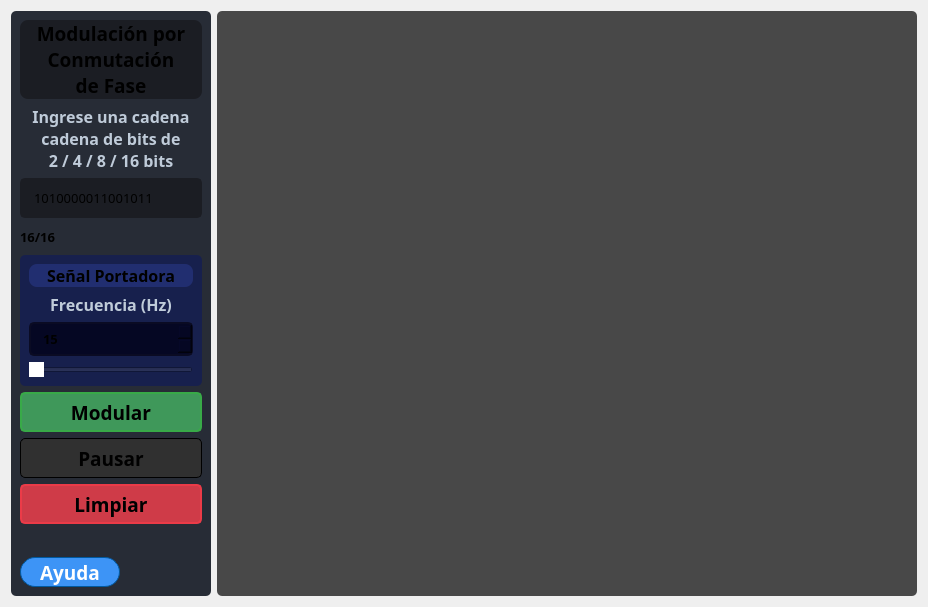
                  <widget class="QWidget" name="page_psk">
                   <layout class="QHBoxLayout" name="horizontalLayout_16">
                    <item>
                     <widget class="QFrame" name="frame_11">
                      <property name="minimumSize">
                       <size>
                        <width>200</width>
                        <height>0</height>
                       </size>
                      </property>
                      <property name="maximumSize">
                       <size>
                        <width>300</width>
                        <height>16777215</height>
                       </size>
                      </property>
                      <property name="styleSheet">
                       <string notr="true">background-color: rgb(39, 44, 54);
border-radius: 5px;</string>
                      </property>
                      <property name="frameShape">
                       <enum>QFrame::StyledPanel</enum>
                      </property>
                      <property name="frameShadow">
                       <enum>QFrame::Raised</enum>
                      </property>
                      <layout class="QVBoxLayout" name="verticalLayout_21">
                       <item>
                        <layout class="QGridLayout" name="gridLayout_5">
                         <item row="5" column="0">
                          <widget class="QFrame" name="frame_12">
                           <property name="maximumSize">
                            <size>
                             <width>16777215</width>
                             <height>150</height>
                            </size>
                           </property>
                           <property name="styleSheet">
                            <string notr="true">background-color: rgb(23, 32, 77);
border-radius: 5px;</string>
                           </property>
                           <property name="frameShape">
                            <enum>QFrame::StyledPanel</enum>
                           </property>
                           <property name="frameShadow">
                            <enum>QFrame::Raised</enum>
                           </property>
                           <layout class="QVBoxLayout" name="verticalLayout_22">
                            <item>
                             <widget class="QLabel" name="label_top_info_8">
                              <property name="minimumSize">
                               <size>
                                <width>0</width>
                                <height>10</height>
                               </size>
                              </property>
                              <property name="maximumSize">
                               <size>
                                <width>16777215</width>
                                <height>25</height>
                               </size>
                              </property>
                              <property name="font">
                               <font>
                                <family>Satoshi Black</family>
                                <pointsize>12</pointsize>
                                <weight>75</weight>
                                <bold>true</bold>
                               </font>
                              </property>
                              <property name="styleSheet">
                               <string notr="true">QLabel{
	background-color: rgb(33, 46, 112);
	border: 0px solid ;
	border-radius: 8px;
}</string>
                              </property>
                              <property name="text">
                               <string>Señal Portadora</string>
                              </property>
                              <property name="alignment">
                               <set>Qt::AlignCenter</set>
                              </property>
                             </widget>
                            </item>
                            <item>
                             <widget class="QLabel" name="label_top_info_14">
                              <property name="minimumSize">
                               <size>
                                <width>0</width>
                                <height>20</height>
                               </size>
                              </property>
                              <property name="maximumSize">
                               <size>
                                <width>16777215</width>
                                <height>30</height>
                               </size>
                              </property>
                              <property name="font">
                               <font>
                                <family>Satoshi</family>
                                <pointsize>12</pointsize>
                                <weight>75</weight>
                                <bold>true</bold>
                               </font>
                              </property>
                              <property name="styleSheet">
                               <string notr="true">color: rgb(191, 203, 217)</string>
                              </property>
                              <property name="text">
                               <string>Frecuencia (Hz)</string>
                              </property>
                              <property name="alignment">
                               <set>Qt::AlignCenter</set>
                              </property>
                             </widget>
                            </item>
                            <item>
                             <widget class="QSpinBox" name="carrierFreqInputPSK">
                              <property name="minimumSize">
                               <size>
                                <width>0</width>
                                <height>25</height>
                               </size>
                              </property>
                              <property name="font">
                               <font>
                                <family>Satoshi</family>
                                <pointsize>10</pointsize>
                                <weight>75</weight>
                                <bold>true</bold>
                               </font>
                              </property>
                              <property name="toolTip">
                               <string/>
                              </property>
                              <property name="styleSheet">
                               <string notr="true">QSpinBox{
	background-color: rgb(5, 7, 35);
	border-radius: 5px;
	border: 2px solid rgb(10, 11, 35);
	padding: 5px;
	padding-left: 10px;
}
QSpinBox:hover{
	border: 2px solid rgb(0, 0, 127)
}
QSpinBox QAbstractItemView {
	color: rgb(85, 170, 255);	
	background-color: rgb(27, 29, 35);
	padding: 10px;
	selection-background-color: rgb(27, 29, 35);
}
/*
rgb(27, 29, 35);
rgb(13, 9, 59)
*/

QSpinBox::up-button{
	width: 25px; 
	border-left-width: 3px;
	border-left-color: rgba(39, 44, 54, 150);
	border-left-style: solid;
	border-top-right-radius: 3px;
	border-bottom-right-radius: 3px;	
	background-image: url(:/16x16/icons/16x16/cil-arrow-top.png);
	background-position: center;
	background-repeat: no-reperat;
}

QSpinBox::up-button:hover{
	background-color: rgb(80, 80, 80)
}

QSpinBox::down-button:hover{
	background-color: rgb(80, 80, 80)
}

QSpinBox::down-button{
	width: 25px; 
	border-left-width: 3px;
	border-left-color: rgba(39, 44, 54, 150);
	border-left-style: solid;
	border-top-right-radius: 3px;
	border-bottom-right-radius: 3px;	
	background-image: url(:/16x16/icons/16x16/cil-arrow-bottom.png);
	background-position: center;
	background-repeat: no-reperat;
}</string>
                              </property>
                              <property name="minimum">
                               <number>1</number>
                              </property>
                              <property name="maximum">
                               <number>200</number>
                              </property>
                              <property name="value">
                               <number>15</number>
                              </property>
                             </widget>
                            </item>
                            <item>
                             <widget class="QSlider" name="sliderPSK">
                              <property name="styleSheet">
                               <string notr="true">QSlider::handle:horizontal{
	background: rgb(255, 255, 255);
}</string>
                              </property>
                              <property name="minimum">
                               <number>1</number>
                              </property>
                              <property name="maximum">
                               <number>200</number>
                              </property>
                              <property name="tracking">
                               <bool>false</bool>
                              </property>
                              <property name="orientation">
                               <enum>Qt::Horizontal</enum>
                              </property>
                              <property name="tickPosition">
                               <enum>QSlider::NoTicks</enum>
                              </property>
                             </widget>
                            </item>
                           </layout>
                          </widget>
                         </item>
                         <item row="8" column="0">
                          <widget class="QPushButton" name="clearBtnPSK">
                           <property name="sizePolicy">
                            <sizepolicy hsizetype="Minimum" vsizetype="Preferred">
                             <horstretch>0</horstretch>
                             <verstretch>0</verstretch>
                            </sizepolicy>
                           </property>
                           <property name="minimumSize">
                            <size>
                             <width>150</width>
                             <height>30</height>
                            </size>
                           </property>
                           <property name="maximumSize">
                            <size>
                             <width>16777215</width>
                             <height>40</height>
                            </size>
                           </property>
                           <property name="font">
                            <font>
                             <family>Satoshi Black</family>
                             <pointsize>14</pointsize>
                             <weight>75</weight>
                             <bold>true</bold>
                            </font>
                           </property>
                           <property name="styleSheet">
                            <string notr="true">QPushButton {
	border: 2px solid rgb(235, 59, 72);
	border-radius: 5px;	
	background-color: rgb(207, 59, 72);
}

/* rgb(52, 59, 72)*/
QPushButton:hover {
	background-color: rgb(235, 67, 84);
	border: 2px solid rgb(207, 59, 72);
}
QPushButton:pressed {	
	background-color: rgb(139, 37, 46);
	border: 2px solid rgb(207, 59, 72);
}</string>
                           </property>
                           <property name="text">
                            <string>Limpiar</string>
                           </property>
                           <property name="icon">
                            <iconset resource="files.qrc">
                             <normaloff>:/16x16/icons/16x16/cil-remove.png</normaloff>:/16x16/icons/16x16/cil-remove.png</iconset>
                           </property>
                          </widget>
                         </item>
                         <item row="7" column="0">
                          <widget class="QPushButton" name="Btn_pausePSK">
                           <property name="sizePolicy">
                            <sizepolicy hsizetype="Minimum" vsizetype="Preferred">
                             <horstretch>0</horstretch>
                             <verstretch>0</verstretch>
                            </sizepolicy>
                           </property>
                           <property name="minimumSize">
                            <size>
                             <width>0</width>
                             <height>30</height>
                            </size>
                           </property>
                           <property name="maximumSize">
                            <size>
                             <width>16777215</width>
                             <height>40</height>
                            </size>
                           </property>
                           <property name="font">
                            <font>
                             <family>Satoshi Black</family>
                             <pointsize>14</pointsize>
                             <weight>75</weight>
                             <bold>true</bold>
                            </font>
                           </property>
                           <property name="toolTip">
                            <string>Pausa la animación</string>
                           </property>
                           <property name="statusTip">
                            <string/>
                           </property>
                           <property name="whatsThis">
                            <string/>
                           </property>
                           <property name="styleSheet">
                            <string notr="true">QPushButton {
	border: 1px solid rgb(0, 0, 0);
	border-radius: 5px;	
	background-color: rgb(48, 48, 48);
}

/* rgb(52, 59, 72)*/
QPushButton:hover {
	background-color: rgb(235, 67, 84);
	border: 2px solid rgb(207, 59, 72);
}
QPushButton:pressed {	
	background-color: rgb(139, 37, 46);
	border: 2px solid rgb(207, 59, 72);
}</string>
                           </property>
                           <property name="text">
                            <string>Pausar</string>
                           </property>
                           <property name="icon">
                            <iconset resource="files.qrc">
                             <normaloff>:/16x16/icons/16x16/cil-media-pause.png</normaloff>:/16x16/icons/16x16/cil-media-pause.png</iconset>
                           </property>
                          </widget>
                         </item>
                         <item row="11" column="0" alignment="Qt::AlignLeft|Qt::AlignBottom">
                          <widget class="QPushButton" name="Btn_helpPSK">
                           <property name="sizePolicy">
                            <sizepolicy hsizetype="Preferred" vsizetype="Preferred">
                             <horstretch>0</horstretch>
                             <verstretch>0</verstretch>
                            </sizepolicy>
                           </property>
                           <property name="minimumSize">
                            <size>
                             <width>100</width>
                             <height>30</height>
                            </size>
                           </property>
                           <property name="maximumSize">
                            <size>
                             <width>103</width>
                             <height>30</height>
                            </size>
                           </property>
                           <property name="font">
                            <font>
                             <family>Satoshi Black</family>
                             <pointsize>14</pointsize>
                             <weight>75</weight>
                             <bold>true</bold>
                            </font>
                           </property>
                           <property name="toolTip">
                            <string>Consigue ayuda sobre esta página</string>
                           </property>
                           <property name="statusTip">
                            <string/>
                           </property>
                           <property name="whatsThis">
                            <string/>
                           </property>
                           <property name="styleSheet">
                            <string notr="true">QPushButton {
   color: #FFFFFF;
   background-color: #3D94F6;
   border: 1px solid #0059A0;
   border-radius: 15px;
}

/* rgb(52, 59, 72)*/
QPushButton:hover {
	background: #0078FF;
	border: 1px solid #0059A0;
   border-radius: 15px;
}

QPushButton:pressed {	
	background-color: rgb(0, 87, 131);
	border: 1px solid #0059A0;
}</string>
                           </property>
                           <property name="text">
                            <string>Ayuda</string>
                           </property>
                           <property name="icon">
                            <iconset resource="files.qrc">
                             <normaloff>:/16x16/icons/16x16/cil-help.png</normaloff>:/16x16/icons/16x16/cil-help.png</iconset>
                           </property>
                          </widget>
                         </item>
                         <item row="0" column="0">
                          <widget class="QLabel" name="label_title_bar_top_4">
                           <property name="sizePolicy">
                            <sizepolicy hsizetype="Preferred" vsizetype="Preferred">
                             <horstretch>0</horstretch>
                             <verstretch>0</verstretch>
                            </sizepolicy>
                           </property>
                           <property name="maximumSize">
                            <size>
                             <width>16777215</width>
                             <height>100</height>
                            </size>
                           </property>
                           <property name="font">
                            <font>
                             <family>Satoshi Black</family>
                             <pointsize>14</pointsize>
                             <weight>75</weight>
                             <italic>false</italic>
                             <bold>true</bold>
                             <underline>false</underline>
                             <strikeout>false</strikeout>
                             <kerning>true</kerning>
                            </font>
                           </property>
                           <property name="cursor">
                            <cursorShape>ArrowCursor</cursorShape>
                           </property>
                           <property name="styleSheet">
                            <string notr="true">QLabel{
background-color: rgb(27, 29, 35);
border: 0px solid ;
border-radius: 8px;
}</string>
                           </property>
                           <property name="text">
                            <string>Modulación por
Conmutación
de Fase</string>
                           </property>
                           <property name="scaledContents">
                            <bool>true</bool>
                           </property>
                           <property name="alignment">
                            <set>Qt::AlignCenter</set>
                           </property>
                           <property name="wordWrap">
                            <bool>false</bool>
                           </property>
                          </widget>
                         </item>
                         <item row="1" column="0">
                          <widget class="QLabel" name="label_top_info_15">
                           <property name="minimumSize">
                            <size>
                             <width>0</width>
                             <height>25</height>
                            </size>
                           </property>
                           <property name="maximumSize">
                            <size>
                             <width>16777215</width>
                             <height>80</height>
                            </size>
                           </property>
                           <property name="font">
                            <font>
                             <family>Satoshi</family>
                             <pointsize>12</pointsize>
                             <weight>75</weight>
                             <bold>true</bold>
                            </font>
                           </property>
                           <property name="styleSheet">
                            <string notr="true">color: rgb(191, 203, 217)</string>
                           </property>
                           <property name="text">
                            <string>Ingrese una cadena
cadena de bits de
2 / 4 / 8 / 16 bits</string>
                           </property>
                           <property name="alignment">
                            <set>Qt::AlignCenter</set>
                           </property>
                          </widget>
                         </item>
                         <item row="6" column="0">
                          <widget class="QPushButton" name="modulateBtnPSK">
                           <property name="sizePolicy">
                            <sizepolicy hsizetype="Minimum" vsizetype="Preferred">
                             <horstretch>0</horstretch>
                             <verstretch>0</verstretch>
                            </sizepolicy>
                           </property>
                           <property name="minimumSize">
                            <size>
                             <width>150</width>
                             <height>30</height>
                            </size>
                           </property>
                           <property name="maximumSize">
                            <size>
                             <width>16777215</width>
                             <height>40</height>
                            </size>
                           </property>
                           <property name="font">
                            <font>
                             <family>Satoshi Black</family>
                             <pointsize>14</pointsize>
                             <weight>75</weight>
                             <bold>true</bold>
                            </font>
                           </property>
                           <property name="styleSheet">
                            <string notr="true">QPushButton {
	border: 2px solid rgb(56, 170, 72);
	border-radius: 5px;	
	background-color: rgb(63, 152, 90);
}

/* rgb(52, 59, 72)*/
QPushButton:hover {
	background-color: rgb(60, 198, 84);
	border: 2px solid rgb(60, 196, 72);
}
QPushButton:pressed {	
	background-color: rgb(37, 138, 26);
	border: 2px solid rgb(60, 196, 72);
}</string>
                           </property>
                           <property name="text">
                            <string>Modular</string>
                           </property>
                           <property name="icon">
                            <iconset resource="files.qrc">
                             <normaloff>:/16x16/icons/16x16/cil-psk.png</normaloff>:/16x16/icons/16x16/cil-psk.png</iconset>
                           </property>
                          </widget>
                         </item>
                         <item row="3" column="0">
                          <widget class="QLineEdit" name="messageInputPSK">
                           <property name="sizePolicy">
                            <sizepolicy hsizetype="Expanding" vsizetype="Fixed">
                             <horstretch>0</horstretch>
                             <verstretch>0</verstretch>
                            </sizepolicy>
                           </property>
                           <property name="minimumSize">
                            <size>
                             <width>0</width>
                             <height>40</height>
                            </size>
                           </property>
                           <property name="font">
                            <font>
                             <family>Satoshi Black</family>
                             <pointsize>10</pointsize>
                            </font>
                           </property>
                           <property name="toolTip">
                            <string>Ingrese cadenas de 2, 4, 8 o 16 bits</string>
                           </property>
                           <property name="toolTipDuration">
                            <number>-1</number>
                           </property>
                           <property name="statusTip">
                            <string/>
                           </property>
                           <property name="whatsThis">
                            <string/>
                           </property>
                           <property name="autoFillBackground">
                            <bool>false</bool>
                           </property>
                           <property name="styleSheet">
                            <string notr="true">QLineEdit {
	background-color: rgb(27, 29, 35);
	border-radius: 5px;
	border: 2px solid rgb(27, 29, 35);
	padding-left: 10px;
}
QLineEdit:hover {
	border: 2px solid rgb(64, 71, 88);
}
QLineEdit:focus {
	border: 2px solid rgb(91, 101, 124);
}

QLineEdit::Text {
width: parent.width
height: parent.height
font.pointSize: 100
minimumPointSize: 10
fontSizeMode: Text.Fit
}</string>
                           </property>
                           <property name="inputMethodHints">
                            <set>Qt::ImhNone</set>
                           </property>
                           <property name="text">
                            <string>1010000011001011</string>
                           </property>
                           <property name="maxLength">
                            <number>16</number>
                           </property>
                           <property name="frame">
                            <bool>true</bool>
                           </property>
                           <property name="echoMode">
                            <enum>QLineEdit::Normal</enum>
                           </property>
                           <property name="placeholderText">
                            <string>Ingrese cadena de bits</string>
                           </property>
                          </widget>
                         </item>
                         <item row="4" column="0">
                          <widget class="QLabel" name="labelPSK">
                           <property name="minimumSize">
                            <size>
                             <width>50</width>
                             <height>25</height>
                            </size>
                           </property>
                           <property name="maximumSize">
                            <size>
                             <width>16777215</width>
                             <height>25</height>
                            </size>
                           </property>
                           <property name="font">
                            <font>
                             <family>Satoshi Black</family>
                             <pointsize>10</pointsize>
                             <weight>75</weight>
                             <bold>true</bold>
                            </font>
                           </property>
                           <property name="text">
                            <string>16/16</string>
                           </property>
                           <property name="wordWrap">
                            <bool>true</bool>
                           </property>
                          </widget>
                         </item>
                        </layout>
                       </item>
                      </layout>
                     </widget>
                    </item>
                    <item>
                     <widget class="QFrame" name="PSK_graph_layout">
                      <property name="minimumSize">
                       <size>
                        <width>700</width>
                        <height>585</height>
                       </size>
                      </property>
                      <property name="styleSheet">
                       <string notr="true"/>
                      </property>
                      <layout class="QVBoxLayout" name="graph_layout_5">
                       <property name="spacing">
                        <number>0</number>
                       </property>
                       <property name="leftMargin">
                        <number>0</number>
                       </property>
                       <property name="topMargin">
                        <number>0</number>
                       </property>
                       <property name="rightMargin">
                        <number>0</number>
                       </property>
                       <property name="bottomMargin">
                        <number>0</number>
                       </property>
                       <item>
                        <widget class="MplWidget" name="MplWidgetPSK" native="true">
                         <property name="sizePolicy">
                          <sizepolicy hsizetype="Preferred" vsizetype="Preferred">
                           <horstretch>0</horstretch>
                           <verstretch>0</verstretch>
                          </sizepolicy>
                         </property>
                         <property name="styleSheet">
                          <string notr="true">background-color: rgba(0,0,0,0.7);
border-radius: 5px;</string>
                         </property>
                        </widget>
                       </item>
                      </layout>
                     </widget>
                    </item>
                   </layout>
                  </widget>
